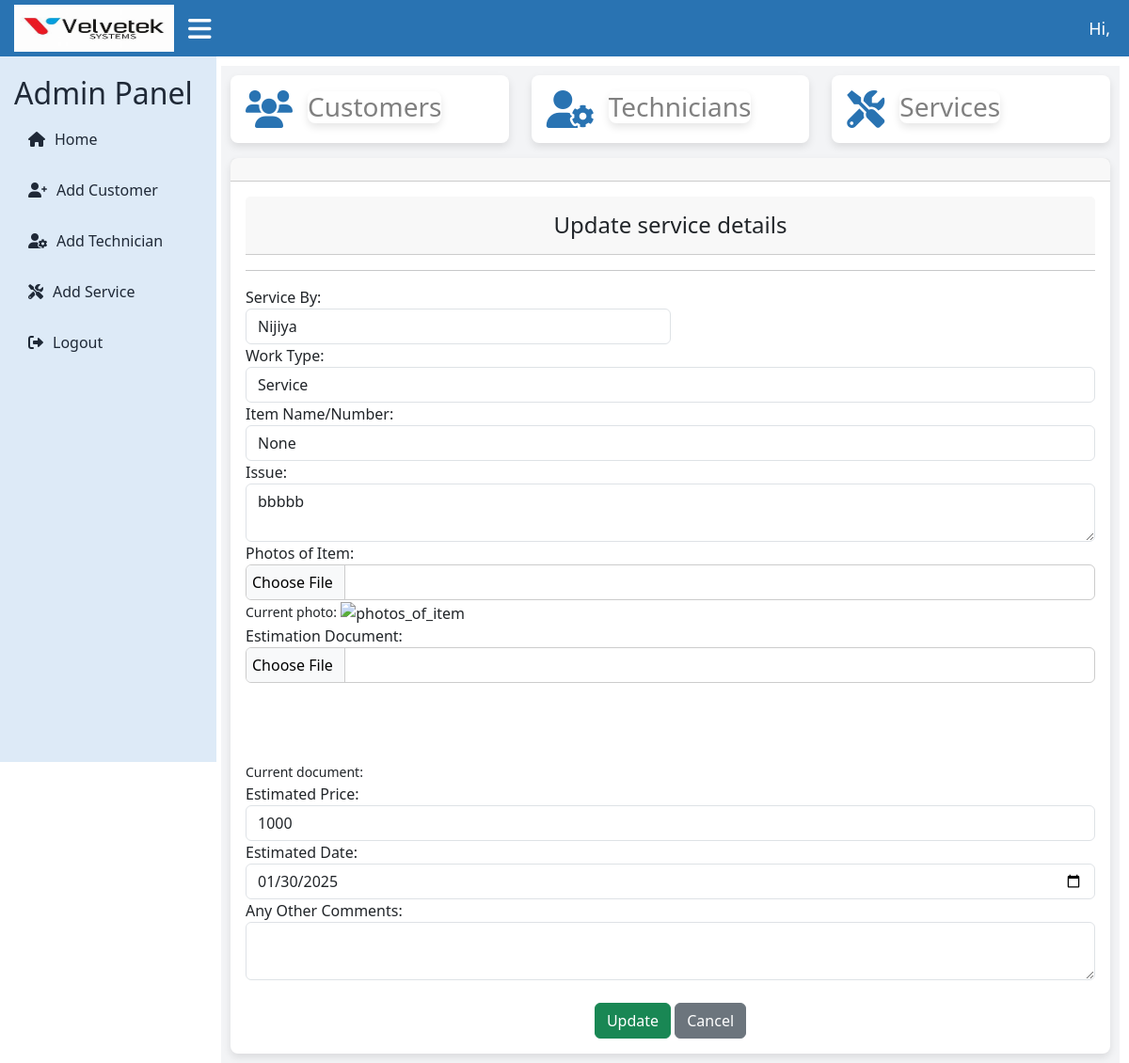
The page /velvetekapp/update-applied-service/18/ on the database as committed earlier.
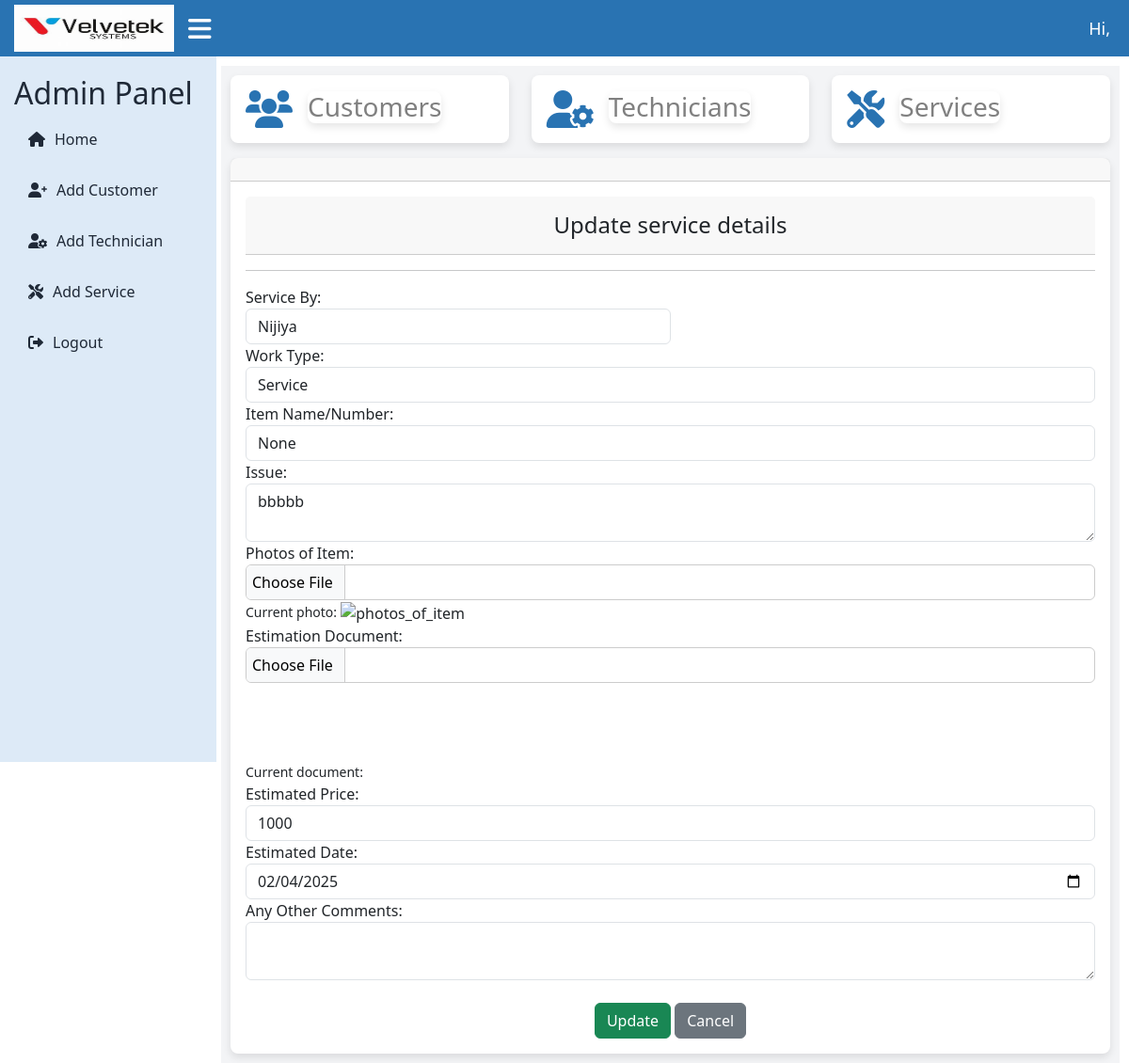
The same page on the database as committed later.
### velvetekapp/models.py (models this page shows, shortened)
class Apply(models.Model):
    customer = models.ForeignKey(Customer, on_delete=models.CASCADE,blank=True,null=True)
    name=models.CharField(max_length=255,null=True)
    address = models.TextField(null=True)
    contact_number = models.CharField(max_length=15,null=True)
    whatsapp_number = models.CharField(max_length=15,null=True)
    referred_by =models.CharField(max_length=255,null=True)
    service_by = models.ForeignKey(CustomUser, on_delete=models.CASCADE)
    WORK_TYPE_CHOICES=[
        ('sale','sale'),('service','service'),
    ]
    work_type=models.CharField(max_length=10,choices=WORK_TYPE_CHOICES,default='sale')
    item_name_or_number = models.CharField(max_length=255,null=True)
    issue = models.TextField(blank=True,null=True) #applicable for 'services'
    photos_of_item =models.TextField(null=True, blank=True)
    estimation_document =models.FileField(upload_to='pdf',null=True,blank=True)
    estimated_price = models.CharField(max_length=255)
    estimated_date = models.DateField(null=True)
    any_other_comments = models.CharField(max_length=255,null=True,blank=True)
    created_at = models.DateField(default=timezone.now)

### loginapp/models.py (models this page shows, shortened)
class CustomUser(AbstractUser):
    ROLE_CHOICES = (
        ('admin', 'Admin'),
        ('technician', 'Technician'),
        ('user', 'User'),
    )
    role = models.CharField(max_length=20, choices=ROLE_CHOICES, default='user')

### velvetekapp/views.py (the view, shortened to what this page needs)
# urls.py: path('update-applied-service/<int:service_id>/',views.update_applied_service,name='update_applied_service'),
def update_applied_service(request, service_id):
    applied_service = get_object_or_404(Apply, id=service_id)
    users = CustomUser.objects.all()  # Fetch all users for the dropdown
    context = {
        'applied_service': applied_service,
        'users': users,  # Pass users for the dropdown
    }
    return render(request, 'update_applied_service.html', context)

### templates/update_applied_service.html (shortened to what the changed rows need)
{% extends 'admin_dashboard.html' %}
{% block content %}
<div class="row">
    <div class="col-md-12">
        <div class="card">
            <form method="POST" action="{% url 'update_applied_service' applied_service.id %}" enctype="multipart/form-data">
                <div class="card-body">
                    <div class="form-group">
                        <div class="form-group col-md-6 ">
                            <label for="service_by">Service By:</label>
                            <select name="service_by" id="service_by"  class="form-control" required>
                                {% for user in users %}
                                    <option value="{{ user.id }}" {% if applied_service.service_by.id == user.id %}selected{% endif %}>
                                        {{ user.username }}
                                    </option>
                                {% endfor %}
                            </select>
                        </div>
                            <div>
                        <label for="work_type">Work Type:</label>
                        <select id="work_type" name="work_type" class="form-control">
                            <option value="service" {% if applied_service.work_type == 'service' %} selected {% endif %}>Service</option>
                        </select>
                    </div>
                    <div class="form-group">
                        <label for="item_name_or_number">Item Name/Number:</label>
                        <input type="text" id="item_name_or_number" name="item_name_or_number" class="form-control" value="{{ applied_service.item_name_or_number }}">
                    </div>
                    <div class="form-group">
                        <label for="issue">Issue:</label>
                        <textarea id="issue" name="issue" class="form-control">{{ applied_service.issue }}</textarea>
                    </div>
                    <div class="form-group">
                        <label for="estimated_price">Estimated Price:</label>
                        <input type="text" id="estimated_price" name="estimated_price" class="form-control" value="{{ applied_service.estimated_price }}">
                    </div>
                    <div class="form-group">
                        <label for="estimated_date">Estimated Date:</label>
                        <input type="date" id="estimated_date" name="estimated_date" class="form-control" value="{{ applied_service.estimated_date|date:'Y-m-d' }}">
                    </div>
                </div>
            </form>
        </div>
    </div>
</div>
{% endblock %}

Rows that differ between the two databases and show on the page:
changed Apply "Service": estimated_date "01/30/2025" → "02/04/2025"
